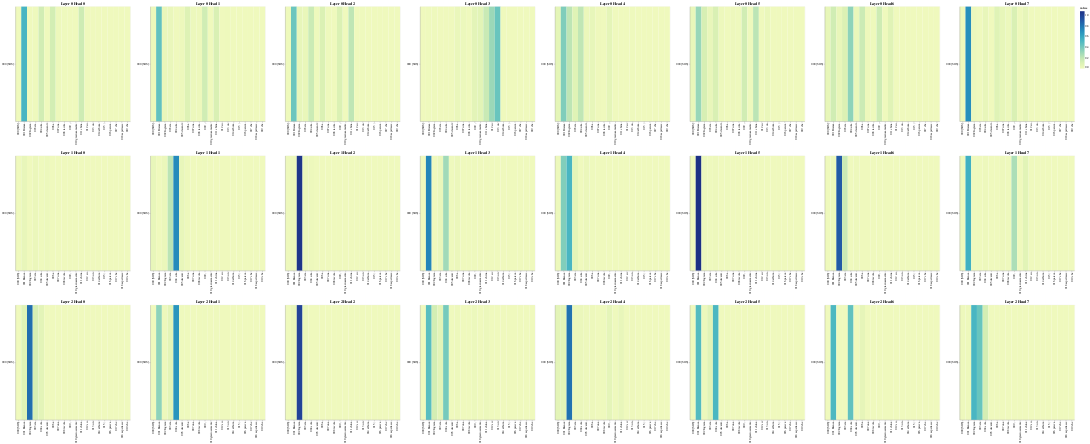

Source (notebook cell):
### Code cell
# Cross attention
get_all_attention_maps("encoder-decoder", layers, heads, encoder_input_tokens, decoder_input_tokens, min(20, sentence_len))
